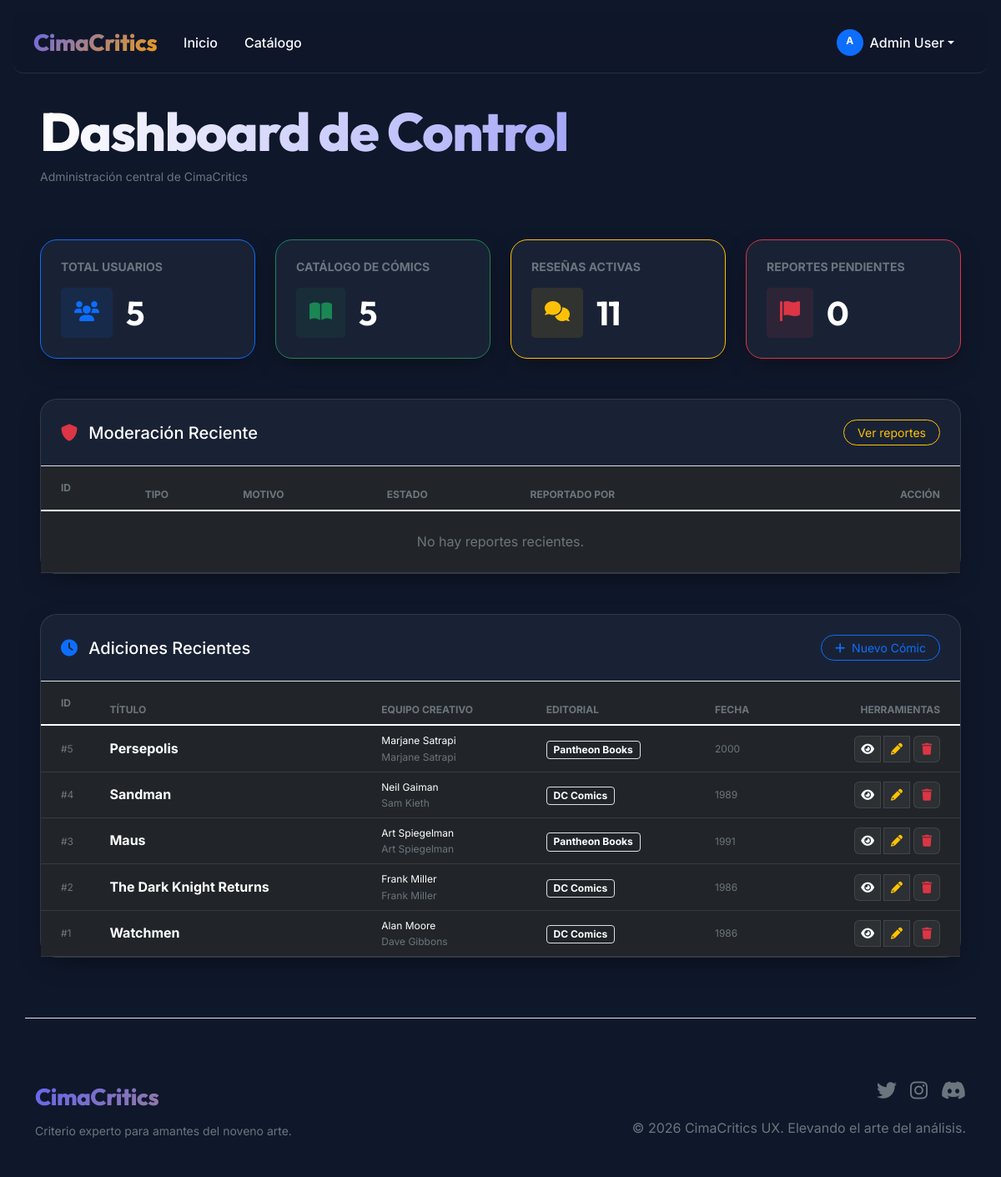
Before: /admin (signed in) with the older database file.
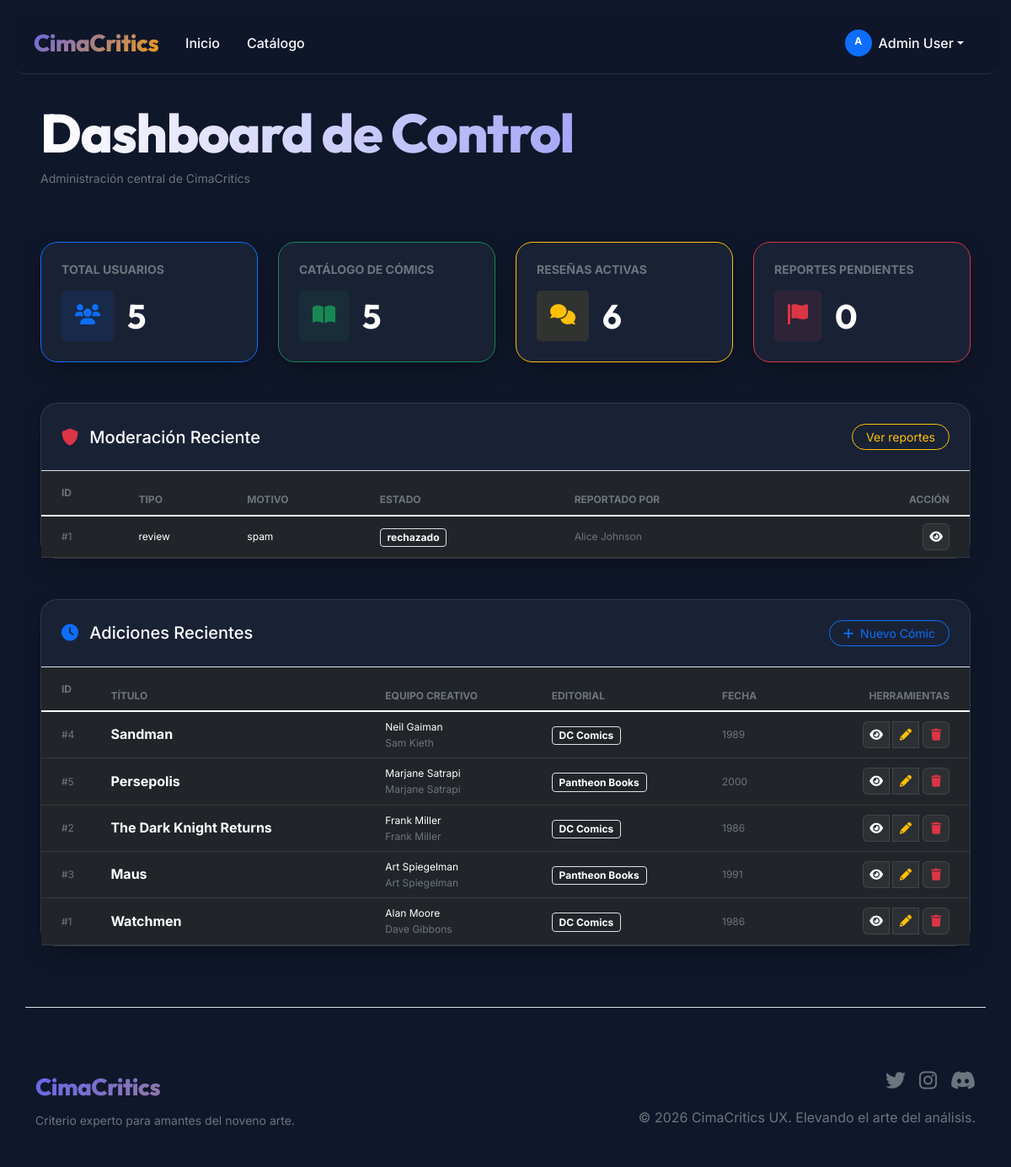
After: the same page with the newer database file.
### models/__init__.py (models this page shows, shortened)
class Comic(db.Model):
    __tablename__ = 'comic'
    id = db.Column(db.Integer, primary_key=True)
    titulo = db.Column(db.String(128), nullable=False)
    escritor = db.Column(db.String(64), nullable=False)
    dibujante = db.Column(db.String(64), nullable=False)
    lanzamiento = db.Column(db.String(32))
    editorial = db.Column(db.String(64))
    descripcion = db.Column(db.Text)
    imagen_url = db.Column(db.String(256))
    fecha_creacion = db.Column(db.DateTime, default=datetime.utcnow)
    promedio_calificacion = db.Column(db.Float, default=0.0)
    reviews = db.relationship('Review', backref='comic', lazy='dynamic')
    guardados = db.relationship('ComicGuardado', backref='comic', lazy='dynamic', cascade='all, delete-orphan')
    generos = db.relationship('Genero', secondary=comic_genero, lazy='subquery',
        backref=db.backref('comics', lazy=True))

class Review(db.Model):
    __tablename__ = 'review'
    id = db.Column(db.Integer, primary_key=True)
    usuario_id = db.Column(db.Integer, db.ForeignKey('usuario.id'), nullable=False)
    comic_id = db.Column(db.Integer, db.ForeignKey('comic.id'), nullable=False)
    calificacion = db.Column(db.Integer, nullable=False)  # 1-5
    texto = db.Column(db.Text)
    fecha_creacion = db.Column(db.DateTime, default=datetime.utcnow)
    likes = db.Column(db.Integer, default=0)
    dislikes = db.Column(db.Integer, default=0)
    comentarios = db.relationship('Comentario', backref='review', lazy='dynamic', cascade='all, delete-orphan')
    votos = db.relationship('VotoReview', backref='review', lazy='dynamic', cascade='all, delete-orphan')

class Reporte(db.Model):
    __tablename__ = 'reporte'
    id = db.Column(db.Integer, primary_key=True)
    usuario_id = db.Column(db.Integer, db.ForeignKey('usuario.id'), nullable=False)
    contenido_tipo = db.Column(db.String(32), nullable=False)  # 'review', 'comentario', etc.
    contenido_id = db.Column(db.Integer, nullable=False)
    motivo = db.Column(db.String(64), nullable=False)
    descripcion = db.Column(db.Text)
    fecha_reporte = db.Column(db.DateTime, default=datetime.utcnow)
    estado = db.Column(db.String(32), default='pendiente')  # pendiente, resuelto, rechazado

class Usuario(UserMixin, db.Model):
    __tablename__ = 'usuario'
    id = db.Column(db.Integer, primary_key=True)
    nombre = db.Column(db.String(64), nullable=False)
    email = db.Column(db.String(120), unique=True, nullable=False)
    contraseña_hash = db.Column(db.String(128), nullable=False)
    fecha_registro = db.Column(db.DateTime, default=datetime.utcnow)
    es_admin = db.Column(db.Boolean, default=False)
    es_moderador = db.Column(db.Boolean, default=False)
    bio = db.Column(db.Text)
    avatar_url = db.Column(db.String(256))
    seguidores_count = db.Column(db.Integer, default=0)
    siguiendo_count = db.Column(db.Integer, default=0)
    reviews = db.relationship('Review', backref='autor', lazy='dynamic')
    comentarios = db.relationship('Comentario', backref='autor', lazy='dynamic')
    reportes = db.relationship('Reporte', backref='reportador', lazy='dynamic')
    seguidores = db.relationship('Seguimiento', foreign_keys='Seguimiento.seguido_id', backref='seguido', lazy='dynamic')
    siguiendo = db.relationship('Seguimiento', foreign_keys='Seguimiento.seguidor_id', backref='seguidor', lazy='dynamic')
    comics_guardados = db.relationship('ComicGuardado', backref='usuario', lazy='dynamic', cascade='all, delete-orphan')

### routes/main.py (the view)
@app.route('/admin')
@login_required
@admin_required
def admin_dashboard():
    total_usuarios = Usuario.query.count()
    total_comics = Comic.query.count()
    total_reviews = Review.query.count()
    total_reportes_pendientes = Reporte.query.filter_by(estado='pendiente').count()
    comics_recientes = Comic.query.order_by(Comic.fecha_creacion.desc()).limit(10).all()
    reportes_recientes = Reporte.query.order_by(Reporte.fecha_reporte.desc()).limit(5).all()
    return render_template('admin/dashboard.html',
                         title='Admin Dashboard',
                         total_usuarios=total_usuarios,
                         total_comics=total_comics,
                         total_reviews=total_reviews,
                         total_reportes_pendientes=total_reportes_pendientes,
                         comics_recientes=comics_recientes,
                         report_items=[build_report_item(report) for report in reportes_recientes])

### routes/main.py (called while the page is built)
@login.user_loader
def load_user(user_id):
    return Usuario.query.get(int(user_id))

def admin_required(f):
    @wraps(f)
    def decorated_function(*args, **kwargs):
        if not current_user.is_authenticated or not current_user.es_admin:
            flash('No tienes permisos de administrador.', 'error')
            return redirect(url_for('index'))
        return f(*args, **kwargs)
    return decorated_function

### templates/admin/dashboard.html (shortened to what the changed rows need)
{% extends "base.html" %}
{% block content %}
<div class="row align-items-center mb-5">
    <div class="col-12">
        <h1 class="title-gradient mb-1">Dashboard de Control</h1>
    </div>
</div>
<div class="row g-4 mb-5">
    <div class="col-md-3">
        <div class="glass-card p-4 border-primary border-opacity-10">
            <div class="d-flex align-items-center">
                <h2 class="display-6 fw-bold text-white mb-0">{{ total_usuarios }}</h2>
            </div>
        </div>
    </div>
    <div class="col-md-3">
        <div class="glass-card p-4 border-success border-opacity-10">
            <div class="d-flex align-items-center">
                <h2 class="display-6 fw-bold text-white mb-0">{{ total_comics }}</h2>
            </div>
        </div>
    </div>
    <div class="col-md-3">
        <div class="glass-card p-4 border-warning border-opacity-10">
            <div class="d-flex align-items-center">
                <div class="bg-warning bg-opacity-10 rounded-3 p-3 me-3">
                    <i class="fas fa-comments text-warning fs-4"></i>
                </div>
                <h2 class="display-6 fw-bold text-white mb-0">{{ total_reviews }}</h2>
            </div>
        </div>
    </div>
    <div class="col-md-3">
        <div class="glass-card p-4 border-danger border-opacity-10">
            <div class="d-flex align-items-center">
                <h2 class="display-6 fw-bold text-white mb-0">{{ total_reportes_pendientes }}</h2>
            </div>
        </div>
    </div>
</div>
<div class="glass-card mb-5">
    <div class="table-responsive">
        <table class="table table-dark table-hover mb-0 align-middle">
            <thead class="text-muted extra-small text-uppercase">
                <tr>
                    <th class="ps-4 py-3 border-0">ID</th>
                    <th class="border-0">Tipo</th>
                    <th class="border-0">Motivo</th>
                    <th class="border-0">Estado</th>
                    <th class="border-0">Reportado por</th>
                    <th class="text-end pe-4 border-0">Acción</th>
                </tr>
            </thead>
            <tbody class="border-top-glass">
                {% if report_items %}
                {% for item in report_items %}
                <tr>
                    <td class="ps-4 text-muted extra-small">#{{ item.report.id }}</td>
                    <td class="extra-small text-white">{{ item.report.contenido_tipo }}</td>
                    <td class="extra-small">{{ item.report.motivo }}</td>
                    <td><span class="badge bg-dark border border-glass">{{ item.report.estado }}</span></td>
                    <td class="extra-small text-muted">{{ item.report.reportador.nombre }}</td>
                    <td class="text-end pe-4">
                        <a href="{{ item.target_url }}" class="btn btn-sm btn-icon-glass" title="Ver contenido"><i class="fas fa-eye"></i></a>
                    </td>
                </tr>
                {% endfor %}
                {% else %}
                <tr>
                    <td colspan="6" class="text-center py-4 text-muted">No hay reportes recientes.</td>
                </tr>
                {% endif %}
            </tbody>
        </table>
    </div>
</div>
<div class="glass-card">
    <div class="table-responsive">
        <table class="table table-dark table-hover mb-0 align-middle">
            <thead class="text-muted extra-small text-uppercase">
                <tr>
                    <th class="ps-4 py-3 border-0">ID</th>
                    <th class="border-0">Título</th>
                    <th class="border-0">Equipo Creativo</th>
                    <th class="border-0">Editorial</th>
                    <th class="border-0">Fecha</th>
                    <th class="text-end pe-4 border-0">Herramientas</th>
                </tr>
            </thead>
            <tbody class="border-top-glass">
                {% if comics_recientes %}
                {% for comic in comics_recientes %}
                <tr class="transition-colors hover:bg-white hover:bg-opacity-5">
                    <td class="ps-4 text-muted extra-small">#{{ comic.id }}</td>
                    <td class="fw-bold text-white">{{ comic.titulo }}</td>
                    <td class="extra-small">
                        <span class="d-block text-white">{{ comic.escritor }}</span>
                        <span class="text-muted">{{ comic.dibujante or 'N/A' }}</span>
                    </td>
                    <td><span class="badge bg-dark border border-glass">{{ comic.editorial or 'N/A' }}</span></td>
                    <td class="extra-small text-muted">{{ comic.lanzamiento or 'N/A' }}</td>
                    <td class="text-end pe-4">
                        <div class="btn-group gap-1">
                            <a href="{{ url_for('comic_detail', comic_id=comic.id) }}" class="btn btn-sm btn-icon-glass" title="Ver"><i class="fas fa-eye"></i></a>
                            <a href="{{ url_for('edit_comic', comic_id=comic.id) }}" class="btn btn-sm btn-icon-glass" title="Editar"><i class="fas fa-pencil-alt text-warning"></i></a>
                            <form method="POST" action="{{ url_for('delete_comic', comic_id=comic.id) }}" style="display: inline;" onsubmit="return confirm('¿Estás seguro de que quieres eliminar este cómic y todas sus reseñas? Esta acción no se puede deshacer.');">
                                <button type="submit" class="btn btn-sm btn-icon-glass" title="Eliminar"><i class="fas fa-trash text-danger"></i></button>
                            </form>
                        </div>
                    </td>
                </tr>
                {% endfor %}
                {% endif %}
            </tbody>
        </table>
    </div>
</div>
{% endblock %}

Changed rows visible on the page:
now on this page (row edited): Review: report.id "1", report.contenido_tipo "review", report.motivo "spam", report.estado "rechazado", report.reportador.nombre "Alice Johnson"
changed Comic "Sandman": moves up the list
changed Comic "The Dark Knight Returns": moves up the list
Other visible differences:
{{ total_reviews }}: "11" → "6"
text no longer shown: "No hay reportes recientes."
